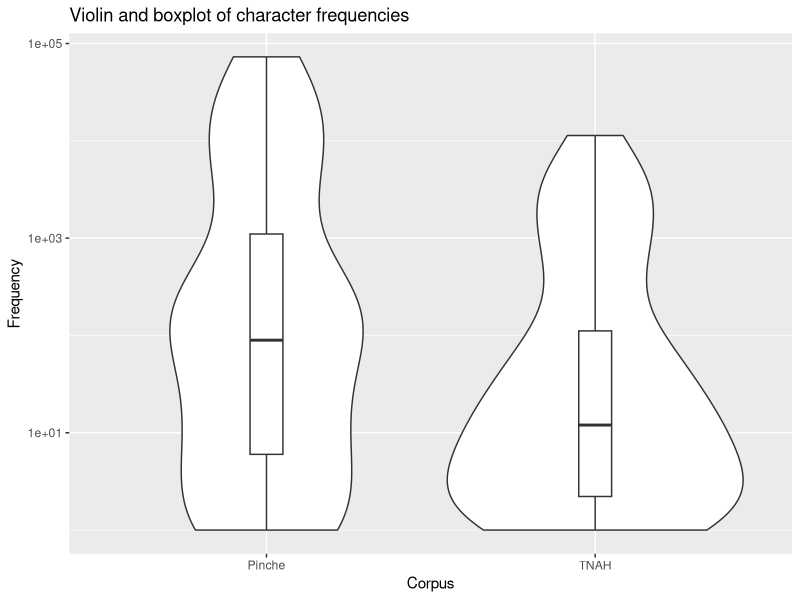

This figure's R source:
## ---- chunk 1
knitr::opts_chunk$set(echo = TRUE)
## ---- chunk 2
library("ggplot2")
## ---- chunk 3
data = read.csv("pipeline/chars.csv", header = TRUE, row.names = 1)
# c'en est déjà un
#df =  as.data.frame(data)
data = cbind(data, "Pinche")
colnames(data)[2] = "Corpus"
## ---- chunk 4
data_students = read.csv("pipeline/chars_students.csv", header = TRUE, row.names = 1)
data_students = cbind(data_students, "TNAH")
colnames(data_students)[2] = "Corpus"
## ---- chunk 5
#ggplot(c(df, df_students), aes(x="", y=occs)) + geom_violin() + geom_boxplot(width=0.2) + ylab("Characters with this count") + xlab("Est. count of characters in the TNAH Dataset") + scale_y_log10()
main = "Violin and boxplot of character frequencies"
ylab= "Frequency"
df = rbind(data, data_students)
ggplot(df, aes_(x = quote(Corpus), y = quote(occs))) +
      ggtitle(main) +
      ylab(ylab) +
#      xlab(xlab) +
      geom_violin() + 
      geom_boxplot(width=0.1) +
      #theme(axis.text.x = element_text(size = rel(0.7))) +
  scale_y_log10()
